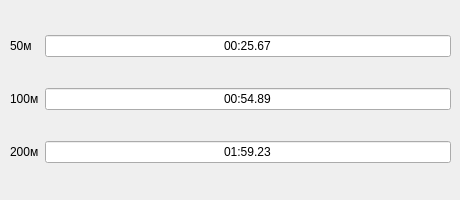
         <widget class="QWidget" name="tab_29">
          <attribute name="title">
           <string>Жінки</string>
          </attribute>
          <widget class="QWidget" name="layoutWidget_15">
           <property name="geometry">
            <rect>
             <x>10</x>
             <y>10</y>
             <width>441</width>
             <height>181</height>
            </rect>
           </property>
           <layout class="QGridLayout" name="gridLayout_17">
            <item row="2" column="0">
             <widget class="QLabel" name="label_109">
              <property name="text">
               <string>200м</string>
              </property>
             </widget>
            </item>
            <item row="0" column="0">
             <widget class="QLabel" name="label_105">
              <property name="text">
               <string>50м</string>
              </property>
             </widget>
            </item>
            <item row="2" column="1">
             <widget class="QLineEdit" name="lineEdit_25m_back_women200">
              <property name="text">
               <string>01:59.23</string>
              </property>
              <property name="alignment">
               <set>Qt::AlignCenter</set>
              </property>
             </widget>
            </item>
            <item row="0" column="1">
             <widget class="QLineEdit" name="lineEdit_25m_back_women50">
              <property name="text">
               <string>00:25.67</string>
              </property>
              <property name="alignment">
               <set>Qt::AlignCenter</set>
              </property>
             </widget>
            </item>
            <item row="1" column="1">
             <widget class="QLineEdit" name="lineEdit_25m_back_women100">
              <property name="text">
               <string>00:54.89</string>
              </property>
              <property name="alignment">
               <set>Qt::AlignCenter</set>
              </property>
             </widget>
            </item>
            <item row="1" column="0">
             <widget class="QLabel" name="label_107">
              <property name="text">
               <string>100м</string>
              </property>
             </widget>
            </item>
           </layout>
          </widget>
         </widget>
